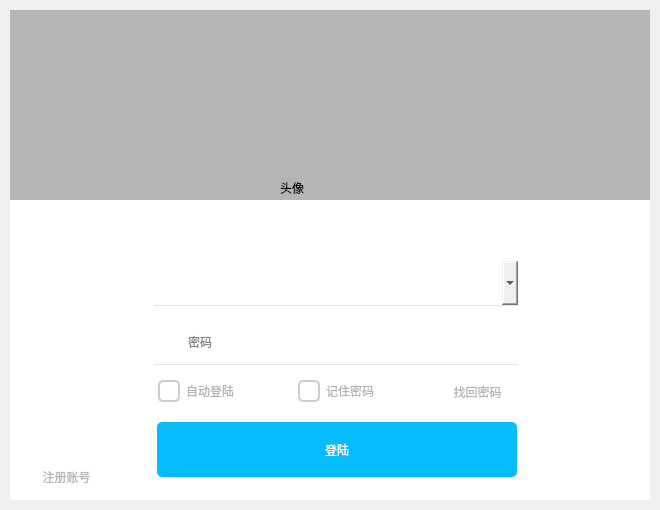
<?xml version="1.0" encoding="UTF-8"?>
<ui version="4.0">
 <class>Widget</class>
 <widget class="QWidget" name="Widget">
  <property name="windowModality">
   <enum>Qt::NonModal</enum>
  </property>
  <property name="enabled">
   <bool>true</bool>
  </property>
  <property name="geometry">
   <rect>
    <x>0</x>
    <y>0</y>
    <width>660</width>
    <height>510</height>
   </rect>
  </property>
  <property name="minimumSize">
   <size>
    <width>640</width>
    <height>490</height>
   </size>
  </property>
  <property name="maximumSize">
   <size>
    <width>660</width>
    <height>510</height>
   </size>
  </property>
  <property name="windowTitle">
   <string>Widget</string>
  </property>
  <property name="styleSheet">
   <string notr="true">
.QLabel#label_top
{
	background-color: rgb(181, 181, 181);
}
.QPushButton
{
	border:one
}
.QPushButton#close
{
	
	image: url(:/resources/img/close.png);
}
.QPushButton#close:hover
{
	
	
	background-color: rgb(255, 84, 57);
}
.QPushButton#minmize
{
	image: url(:/resources/img/min.png);
}
.QPushButton#minmize:hover
{
	
	background-color: rgba(189, 189, 189,180);
}
.QPushButton#set
{
	image: url(:/resources/img/set.png);
}
.QPushButton#set:hover
{
	background-color: rgba(189, 189, 189,180);
}

</string>
  </property>
  <widget class="QLabel" name="label_top">
   <property name="enabled">
    <bool>true</bool>
   </property>
   <property name="geometry">
    <rect>
     <x>10</x>
     <y>10</y>
     <width>640</width>
     <height>190</height>
    </rect>
   </property>
   <property name="minimumSize">
    <size>
     <width>0</width>
     <height>190</height>
    </size>
   </property>
   <property name="maximumSize">
    <size>
     <width>16777215</width>
     <height>190</height>
    </size>
   </property>
   <property name="text">
    <string/>
   </property>
   <property name="scaledContents">
    <bool>true</bool>
   </property>
  </widget>
  <widget class="QWidget" name="widget" native="true">
   <property name="geometry">
    <rect>
     <x>10</x>
     <y>200</y>
     <width>640</width>
     <height>300</height>
    </rect>
   </property>
   <property name="styleSheet">
    <string notr="true">.QWidget
{
background-color: rgb(255, 255, 255);
}
/*登陆按钮*/
.QPushButton#btnLogin
{
	color: rgb(255, 255, 255);
	font: 13pt &quot;Microsoft YaHei UI&quot;;
	background-color: rgb(7, 188, 252);
	border-radius:5px
	
}
.QPushButton#btnLogin:hover
{
	color: rgb(255, 255, 255);
	font: 13pt &quot;Microsoft YaHei UI&quot;;
	background-color: rgb(29, 197, 252);
	border-radius:4px
	
}
/*注册按钮*/
.QPushButton#btnRegister
{
	color: rgb(178, 178, 178);
}
.QPushButton#btnRegister:hover
{
	color: rgb(131, 131, 131);
}
/*找回密码按钮*/
.QPushButton#btnRetrieve
{
	color: rgb(178, 178, 178);
}
.QPushButton#btnRetrieve:hover
{
	color: rgb(131, 131, 131);
}
/*自动登陆复选框*/
.QCheckBox
{
	color: rgb(178, 178, 178);
}

.QCheckBox::indicator
{
	border : 2px solid rgb(205, 205, 205);
	width:18px	;
	height:18px;
	border-radius : 5px;
}
.QCheckBox::indicator:hover
{
	border: 2px solid rgb(172, 172, 172);
}
.QCheckBox::indicator:checked
{
	
	image: url(:/resources/img/checkBoxSelect.png);
}
QLineEdit#lineEditPassword
{	
	border : none;
	border-bottom : 1px solid rgb(229, 229, 229);	
	padding-left: 32px;
}
QLineEdit#lineEditPassword:hover
{	
	
	border-bottom : 1px solid rgb(193, 193, 193);
	
}
QLineEdit#lineEditPassword:focus
{	
	
	border-bottom : 1px solid rgb(18, 183, 245);
	
}
#softKey
{
	
	image: url(:/resources/img/keyboard.png);
}
#softKey:hover
{
	
	image: url(:/resources/img/keyboard2.png);
}
#btnQR
{
	
	image: url(:/resources/img/QR1.png);
}
#btnQR:hover
{
	
	image: url(:/resources/img/QR2.png);
}
#username
{
	border : none;
	border-bottom : 1px solid rgb(229, 229, 229);	
	padding-left: 32px;
}
#username:hover
{
	border-bottom : 1px solid rgb(193, 193, 193);
}
#username::drop-down 
{
	width:22px;
	
	image: url(:/resources/img/drow1.png);
}
#username::drop-down:hover
{
	width:22px;
	
	image: url(:/resources/img/drow2.png);
}
#username:focus
{
	border-bottom : 1px solid rgb(18, 183, 245);
}
#username::drop-down:checked
{
	
	image: url(:/resources/img/drow3.png);
}</string>
   </property>
   <widget class="QPushButton" name="btnRegister">
    <property name="geometry">
     <rect>
      <x>20</x>
      <y>268</y>
      <width>73</width>
      <height>18</height>
     </rect>
    </property>
    <property name="text">
     <string>注册账号</string>
    </property>
   </widget>
   <widget class="QPushButton" name="btnQR">
    <property name="geometry">
     <rect>
      <x>592</x>
      <y>254</y>
      <width>35</width>
      <height>35</height>
     </rect>
    </property>
    <property name="text">
     <string/>
    </property>
   </widget>
   <widget class="QPushButton" name="btnLogin">
    <property name="geometry">
     <rect>
      <x>147</x>
      <y>222</y>
      <width>360</width>
      <height>55</height>
     </rect>
    </property>
    <property name="text">
     <string>登陆</string>
    </property>
   </widget>
   <widget class="QCheckBox" name="checkBoxAutoLogin">
    <property name="geometry">
     <rect>
      <x>148</x>
      <y>180</y>
      <width>111</width>
      <height>22</height>
     </rect>
    </property>
    <property name="minimumSize">
     <size>
      <width>81</width>
      <height>22</height>
     </size>
    </property>
    <property name="maximumSize">
     <size>
      <width>999</width>
      <height>999</height>
     </size>
    </property>
    <property name="text">
     <string>自动登陆</string>
    </property>
   </widget>
   <widget class="QCheckBox" name="checkBoxRemember">
    <property name="enabled">
     <bool>true</bool>
    </property>
    <property name="geometry">
     <rect>
      <x>288</x>
      <y>180</y>
      <width>111</width>
      <height>22</height>
     </rect>
    </property>
    <property name="text">
     <string>记住密码</string>
    </property>
    <property name="checked">
     <bool>false</bool>
    </property>
   </widget>
   <widget class="QPushButton" name="btnRetrieve">
    <property name="geometry">
     <rect>
      <x>431</x>
      <y>182</y>
      <width>73</width>
      <height>19</height>
     </rect>
    </property>
    <property name="text">
     <string>找回密码</string>
    </property>
   </widget>
   <widget class="QComboBox" name="username">
    <property name="geometry">
     <rect>
      <x>144</x>
      <y>61</y>
      <width>364</width>
      <height>45</height>
     </rect>
    </property>
    <property name="editable">
     <bool>true</bool>
    </property>
    <property name="placeholderText">
     <string>QQ号码/手机/邮箱</string>
    </property>
    <item>
     <property name="text">
      <string>2089290095</string>
     </property>
    </item>
    <item>
     <property name="text">
      <string>2662607450</string>
     </property>
    </item>
    <item>
     <property name="text">
      <string>1568585596</string>
     </property>
    </item>
   </widget>
   <widget class="QLineEdit" name="lineEditPassword">
    <property name="geometry">
     <rect>
      <x>144</x>
      <y>120</y>
      <width>364</width>
      <height>45</height>
     </rect>
    </property>
    <property name="styleSheet">
     <string notr="true"/>
    </property>
    <property name="echoMode">
     <enum>QLineEdit::Password</enum>
    </property>
    <property name="placeholderText">
     <string>密码</string>
    </property>
   </widget>
   <widget class="QLabel" name="passwordIcon">
    <property name="geometry">
     <rect>
      <x>146</x>
      <y>129</y>
      <width>24</width>
      <height>24</height>
     </rect>
    </property>
    <property name="text">
     <string/>
    </property>
    <property name="pixmap">
     <pixmap resource="image.qrc">:/resources/img/password2.png</pixmap>
    </property>
    <property name="scaledContents">
     <bool>true</bool>
    </property>
   </widget>
   <widget class="QPushButton" name="softKey">
    <property name="geometry">
     <rect>
      <x>483</x>
      <y>132</y>
      <width>24</width>
      <height>24</height>
     </rect>
    </property>
    <property name="text">
     <string/>
    </property>
   </widget>
   <widget class="QLabel" name="usernameIcon">
    <property name="geometry">
     <rect>
      <x>144</x>
      <y>70</y>
      <width>30</width>
      <height>30</height>
     </rect>
    </property>
    <property name="text">
     <string/>
    </property>
    <property name="scaledContents">
     <bool>true</bool>
    </property>
   </widget>
   <zorder>btnRegister</zorder>
   <zorder>btnQR</zorder>
   <zorder>btnLogin</zorder>
   <zorder>checkBoxAutoLogin</zorder>
   <zorder>btnRetrieve</zorder>
   <zorder>username</zorder>
   <zorder>lineEditPassword</zorder>
   <zorder>passwordIcon</zorder>
   <zorder>softKey</zorder>
   <zorder>usernameIcon</zorder>
   <zorder>checkBoxRemember</zorder>
  </widget>
  <widget class="QLabel" name="labQQLog">
   <property name="geometry">
    <rect>
     <x>10</x>
     <y>10</y>
     <width>111</width>
     <height>63</height>
    </rect>
   </property>
   <property name="minimumSize">
    <size>
     <width>111</width>
     <height>63</height>
    </size>
   </property>
   <property name="maximumSize">
    <size>
     <width>110</width>
     <height>63</height>
    </size>
   </property>
   <property name="text">
    <string/>
   </property>
   <property name="pixmap">
    <pixmap resource="image.qrc">:/resources/img/QQ.png</pixmap>
   </property>
   <property name="scaledContents">
    <bool>false</bool>
   </property>
  </widget>
  <widget class="QWidget" name="layoutWidget">
   <property name="geometry">
    <rect>
     <x>540</x>
     <y>10</y>
     <width>111</width>
     <height>34</height>
    </rect>
   </property>
   <layout class="QGridLayout" name="gridLayout">
    <item row="0" column="0">
     <widget class="QPushButton" name="set">
      <property name="minimumSize">
       <size>
        <width>32</width>
        <height>32</height>
       </size>
      </property>
      <property name="maximumSize">
       <size>
        <width>32</width>
        <height>32</height>
       </size>
      </property>
      <property name="text">
       <string/>
      </property>
     </widget>
    </item>
    <item row="0" column="1">
     <widget class="QPushButton" name="minmize">
      <property name="minimumSize">
       <size>
        <width>32</width>
        <height>32</height>
       </size>
      </property>
      <property name="maximumSize">
       <size>
        <width>32</width>
        <height>32</height>
       </size>
      </property>
      <property name="text">
       <string/>
      </property>
     </widget>
    </item>
    <item row="0" column="2">
     <widget class="QPushButton" name="close">
      <property name="minimumSize">
       <size>
        <width>32</width>
        <height>32</height>
       </size>
      </property>
      <property name="maximumSize">
       <size>
        <width>32</width>
        <height>32</height>
       </size>
      </property>
      <property name="toolTipDuration">
       <number>-1</number>
      </property>
      <property name="text">
       <string/>
      </property>
      <property name="autoDefault">
       <bool>false</bool>
      </property>
     </widget>
    </item>
   </layout>
  </widget>
  <widget class="QLabel" name="profileimg">
   <property name="geometry">
    <rect>
     <x>280</x>
     <y>140</y>
     <width>95</width>
     <height>95</height>
    </rect>
   </property>
   <property name="text">
    <string>头像</string>
   </property>
  </widget>
 </widget>
 <resources>
  <include location="image.qrc"/>
 </resources>
 <connections>
  <connection>
   <sender>minmize</sender>
   <signal>clicked()</signal>
   <receiver>Widget</receiver>
   <slot>showMinimized()</slot>
   <hints>
    <hint type="sourcelabel">
     <x>584</x>
     <y>16</y>
    </hint>
    <hint type="destinationlabel">
     <x>319</x>
     <y>244</y>
    </hint>
   </hints>
  </connection>
  <connection>
   <sender>close</sender>
   <signal>clicked()</signal>
   <receiver>Widget</receiver>
   <slot>close()</slot>
   <hints>
    <hint type="sourcelabel">
     <x>622</x>
     <y>16</y>
    </hint>
    <hint type="destinationlabel">
     <x>319</x>
     <y>244</y>
    </hint>
   </hints>
  </connection>
 </connections>
</ui>
